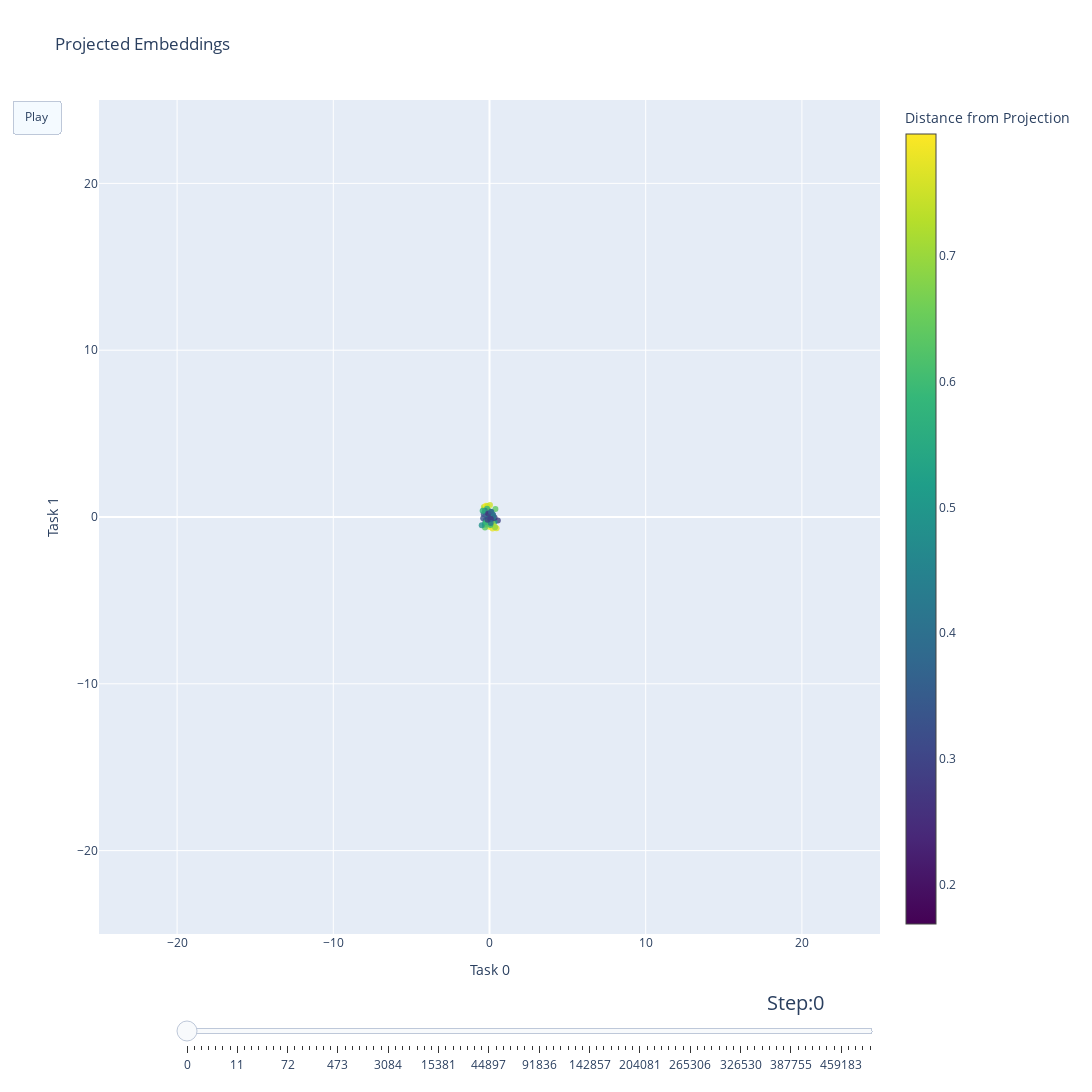

Source (notebook cell):
### Code cell
frames = []

for step, embed in zip(steps, embedding_matrices):
    _x_embeds = embed[:, 1:].to("mps")
    projection_matrix = torch.stack([tasks[0], tasks[1]], dim=1)
    projected_embeds = torch.matmul(_x_embeds, projection_matrix)
    reembedded_projections = torch.matmul(torch.tensor(projected_embeds), projection_matrix.T)
    projected_embeds = projected_embeds.detach().cpu().numpy()
    dist_from_proj = np.linalg.norm(_x_embeds.detach().cpu().numpy() - reembedded_projections.detach().cpu().numpy(), axis=1)
    
    frame = go.Frame(
        data=[
            go.Scatter(
                x=projected_embeds[:, 0],
                y=projected_embeds[:, 1],
                mode='markers',
                marker=dict(
                    color=dist_from_proj, 
                    colorscale='Viridis', 
                    colorbar=dict(title="Distance from Projection"),
                    opacity=0.8
                )
            )
        ],
        name=str(step)
    )
    frames.append(frame)
    
# Calculate differences between successive steps for timing
diff_steps = [steps[i+1] - steps[i] for i in range(len(steps)-1)]
diff_steps.append(diff_steps[-1])  # Append the last difference for the last step

# Create steps for the slider
slider_steps = []
for i, step in enumerate(steps):
    step_duration = diff_steps[i] * 10  # Convert to milliseconds
    step_dict = {
        "args": [
            [str(step)],
            {
                "frame": {"duration": step_duration, "redraw": True},
                "mode": "immediate",
                "transition": {"duration": 10},
            },
        ],
        "label": str(step),
        "method": "animate",
    }
    slider_steps.append(step_dict)

fig = go.Figure(
    data=frames[0]['data'],
    layout=go.Layout(
        title="Projected Embeddings",
        updatemenus=[dict(type='buttons', showactive=True, buttons=[dict(label='Play', method='animate', args=[None, dict(frame=dict(duration=1000, redraw=True), fromcurrent=True)])])],
        sliders=[{"active": 0, "yanchor": "top", "xanchor": "left", "currentvalue": {"font": {"size": 20}, "prefix": "Step:", "visible": True, "xanchor": "right"}, "pad": {"b": 10, "t": 50}, "len": 0.9, "x": 0.1, "y": 0, "steps": slider_steps}],
        xaxis_title="Task 0",
        yaxis_title="Task 1",
        xaxis=dict(range=[-25, 25]),
        yaxis=dict(range=[-25, 25]),
        width=1200,  
        height=1200   
    ),
    frames=frames
)

fig.show()

### Figure 1 — Plotly figure (JSON) as saved in the notebook; plotly's stock layout.template omitted (floating-point values rounded to 4 significant figures)
{"data": [{"marker": {"color": [0.6644, 0.3343, 0.6615, 0.5229, 0.7787, 0.6831, 0.6135, 0.5664, 0.7321, 0.3558, 0.2932, 0.6151, 0.4011, 0.5002, 0.6534, 0.4356, 0.6384, 0.3234, 0.7766, 0.5634, 0.5545, 0.486, 0.7717, 0.1685, 0.5255, 0.3458, 0.4082, 0.2399, 0.7004, 0.5129, 0.5085, 0.4913, 0.7973, 0.7461, 0.6156, 0.6393, 0.4004, 0.7508, 0.5641, 0.5805, 0.6494, 0.4809, 0.2147, 0.4875, 0.6966, 0.4319, 0.7713, 0.4761, 0.2745, 0.5059, 0.4761, 0.5729, 0.6924, 0.5913, 0.3303, 0.4289, 0.5813, 0.2753, 0.2445, 0.6248, 0.2975, 0.4114, 0.3663, 0.2913], "colorbar": {"title": {"text": "Distance from Projection"}}, "colorscale": [[0, "#440154"], [0.1111, "#482878"], [0.2222, "#3e4989"], [0.3333, "#31688e"], [0.4444, "#26828e"], [0.5556, "#1f9e89"], [0.6667, "#35b779"], [0.7778, "#6ece58"], [0.8889, "#b5de2b"], [1, "#fde725"]], "opacity": 0.8}, "mode": "markers", "type": "scatter", "x": [-0.06691, 0.1599, -0.305, 0.04885, 0.1969, 0.06936, -0.02866, 0.07694, -0.358, 0.2343, 0.5314, -0.2001, 0.2091, 0.3229, 0.2032, -0.2162, 0.378, -0.2573, -0.02967, -0.00885, -0.1244, -0.2746, 0.3183, 0.001701, -0.294, -0.3696, 0.1829, 0.1802, 0.04956, -0.02602, -0.1085, -0.02741, -0.2325, -0.133, -0.2536, -0.2899, 0.1645, 0.0316, -0.07648, -0.154, -0.07986, 0.03953, -0.05174, -0.4971, 0.09569, -0.295, 0.4535, 0.1183, 0.3266, 0.06826, -0.03523, -0.4379, 0.3552, 0.05084, -0.4019, 0.2583, -0.2283, -0.08266, 0.07471, 0.03354, 0.05205, 0.07603, 0.09127, -0.1201], "y": [0.3882, 0.0507, 0.4914, 0.2629, -0.6896, 0.2714, 0.06778, -0.167, 0.6036, 0.1248, -0.2079, 0.4038, -0.1493, -0.2835, -0.3708, -0.145, 0.4752, -0.2957, -0.579, 0.3165, -0.09499, 0.2727, -0.5757, -0.01193, -0.4618, 0.1851, 0.1623, -0.0285, -0.303, 0.07056, -0.09554, 0.006831, 0.6676, 0.6652, -0.3853, -0.626, -0.1188, 0.7179, -0.2366, 0.4945, 0.2943, -0.2147, 0.1849, -0.4914, -0.394, 0.3683, -0.6815, 0.3007, -0.04092, -0.1231, 0.009582, 0.3799, -0.6163, -0.4789, -0.07767, -0.002592, -0.319, 0.194, -0.1162, -0.4208, -0.1211, -0.3563, 0.3186, -0.1634]}], "layout": {"height": 1200, "sliders": [{"active": 0, "currentvalue": {"font": {"size": 20}, "prefix": "Step:", "visible": true, "xanchor": "right"}, "len": 0.9, "pad": {"b": 10, "t": 50}, "steps": [{"args": [["0"], {"frame": {"duration": 10, "redraw": true}, "mode": "immediate", "transition": {"duration": 10}}], "label": "0", "method": "animate"}, {"args": [["1"], {"frame": {"duration": 10, "redraw": true}, "mode": "immediate", "transition": {"duration": 10}}], "label": "1", "method": "animate"}, {"args": [["2"], {"frame": {"duration": 10, "redraw": true}, "mode": "immediate", "transition": {"duration": 10}}], "label": "2", "method": "animate"}, {"args": [["3"], {"frame": {"duration": 10, "redraw": true}, "mode": "immediate", "transition": {"duration": 10}}], "label": "3", "method": "animate"}, {"args": [["4"], {"frame": {"duration": 20, "redraw": true}, "mode": "immediate", "transition": {"duration": 10}}], "label": "4", "method": "animate"}, {"args": [["6"], {"frame": {"duration": 20, "redraw": true}, "mode": "immediate", "transition": {"duration": 10}}], "label": "6", "method": "animate"}, {"args": [["8"], {"frame": {"duration": 30, "redraw": true}, "mode": "immediate", "transition": {"duration": 10}}], "label": "8", "method": "animate"}, {"args": [["11"], {"frame": {"duration": 30, "redraw": true}, "mode": "immediate", "transition": {"duration": 10}}], "label": "11", "method": "animate"}, {"args": [["14"], {"frame": {"duration": 50, "redraw": true}, "mode": "immediate", "transition": {"duration": 10}}], "label": "14", "method": "animate"}, {"args": [["19"], {"frame": {"duration": 50, "redraw": true}, "mode": "immediate", "transition": {"duration": 10}}], "label": "19", "method": "animate"}, {"args": [["24"], {"frame": {"duration": 80, "redraw": true}, "mode": "immediate", "transition": {"duration": 10}}], "label": "24", "method": "animate"}, {"args": [["32"], {"frame": {"duration": 100, "redraw": true}, "mode": "immediate", "transition": {"duration": 10}}], "label": "32", "method": "animate"}, {"args": [["42"], {"frame": {"duration": 130, "redraw": true}, "mode": "immediate", "transition": {"duration": 10}}], "label": "42", "method": "animate"}, {"args": [["55"], {"frame": {"duration": 170, "redraw": true}, "mode": "immediate", "transition": {"duration": 10}}], "label": "55", "method": "animate"}, {"args": [["72"], {"frame": {"duration": 220, "redraw": true}, "mode": "immediate", "transition": {"duration": 10}}], "label": "72", "method": "animate"}, {"args": [["94"], {"frame": {"duration": 300, "redraw": true}, "mode": "immediate", "transition": {"duration": 10}}], "label": "94", "method": "animate"}, {"args": [["124"], {"frame": {"duration": 380, "redraw": true}, "mode": "immediate", "transition": {"duration": 10}}], "label": "124", "method": "animate"}, {"args": [["162"], {"frame": {"duration": 490, "redraw": true}, "mode": "immediate", "transition": {"duration": 10}}], "label": "162", "method": "animate"}, {"args": [["211"], {"frame": {"duration": 650, "redraw": true}, "mode": "immediate", "transition": {"duration": 10}}], "label": "211", "method": "animate"}, {"args": [["276"], {"frame": {"duration": 860, "redraw": true}, "mode": "immediate", "transition": {"duration": 10}}], "label": "276", "method": "animate"}, {"args": [["362"], {"frame": {"duration": 1110, "redraw": true}, "mode": "immediate", "transition": {"duration": 10}}], "label": "362", "method": "animate"}, {"args": [["473"], {"frame": {"duration": 1450, "redraw": true}, "mode": "immediate", "transition": {"duration": 10}}], "label": "473", "method": "animate"}, {"args": [["618"], {"frame": {"duration": 1900, "redraw": true}, "mode": "immediate", "transition": {"duration": 10}}], "label": "618", "method": "animate"}, {"args": [["808"], {"frame": {"duration": 2480, "redraw": true}, "mode": "immediate", "transition": {"duration": 10}}], "label": "808", "method": "animate"}, {"args": [["1056"], {"frame": {"duration": 3250, "redraw": true}, "mode": "immediate", "transition": {"duration": 10}}], "label": "1056", "method": "animate"}, {"args": [["1381"], {"frame": {"duration": 4240, "redraw": true}, "mode": "immediate", "transition": {"duration": 10}}], "label": "1381", "method": "animate"}, {"args": [["1805"], {"frame": {"duration": 5540, "redraw": true}, "mode": "immediate", "transition": {"duration": 10}}], "label": "1805", "method": "animate"}, {"args": [["2359"], {"frame": {"duration": 7250, "redraw": true}, "mode": "immediate", "transition": {"duration": 10}}], "label": "2359", "method": "animate"}, {"args": [["3084"], {"frame": {"duration": 9470, "redraw": true}, "mode": "immediate", "transition": {"duration": 10}}], "label": "3084", "method": "animate"}, {"args": [["4031"], {"frame": {"duration": 12380, "redraw": true}, "mode": "immediate", "transition": {"duration": 10}}], "label": "4031", "method": "animate"}, {"args": [["5269"], {"frame": {"duration": 16180, "redraw": true}, "mode": "immediate", "transition": {"duration": 10}}], "label": "5269", "method": "animate"}, {"args": [["6887"], {"frame": {"duration": 21160, "redraw": true}, "mode": "immediate", "transition": {"duration": 10}}], "label": "6887", "method": "animate"}, {"args": [["9003"], {"frame": {"duration": 12010, "redraw": true}, "mode": "immediate", "transition": {"duration": 10}}], "label": "9003", "method": "animate"}, {"args": [["10204"], {"frame": {"duration": 15630, "redraw": true}, "mode": "immediate", "transition": {"duration": 10}}], "label": "10204", "method": "animate"}, {"args": [["11767"], {"frame": {"duration": 36140, "redraw": true}, "mode": "immediate", "transition": {"duration": 10}}], "label": "11767", "method": "animate"}, {"args": [["15381"], {"frame": {"duration": 47230, "redraw": true}, "mode": "immediate", "transition": {"duration": 10}}], "label": "15381", "method": "animate"}, {"args": [["20104"], {"frame": {"duration": 3040, "redraw": true}, "mode": "immediate", "transition": {"duration": 10}}], "label": "20104", "method": "animate"}, {"args": [["20408"], {"frame": {"duration": 58710, "redraw": true}, "mode": "immediate", "transition": {"duration": 10}}], "label": "20408", "method": "animate"}, {"args": [["26279"], {"frame": {"duration": 43330, "redraw": true}, "mode": "immediate", "transition": {"duration": 10}}], "label": "26279", "method": "animate"}, {"args": [["30612"], {"frame": {"duration": 37370, "redraw": true}, "mode": "immediate", "transition": {"duration": 10}}], "label": "30612", "method": "animate"}, {"args": [["34349"], {"frame": {"duration": 64670, "redraw": true}, "mode": "immediate", "transition": {"duration": 10}}], "label": "34349", "method": "animate"}, {"args": [["40816"], {"frame": {"duration": 40810, "redraw": true}, "mode": "immediate", "transition": {"duration": 10}}], "label": "40816", "method": "animate"}, {"args": [["44897"], {"frame": {"duration": 61230, "redraw": true}, "mode": "immediate", "transition": {"duration": 10}}], "label": "44897", "method": "animate"}, {"args": [["51020"], {"frame": {"duration": 76640, "redraw": true}, "mode": "immediate", "transition": {"duration": 10}}], "label": "51020", "method": "animate"}, {"args": [["58684"], {"frame": {"duration": 25400, "redraw": true}, "mode": "immediate", "transition": {"duration": 10}}], "label": "58684", "method": "animate"}, {"args": [["61224"], {"frame": {"duration": 102040, "redraw": true}, "mode": "immediate", "transition": {"duration": 10}}], "label": "61224", "method": "animate"}, {"args": [["71428"], {"frame": {"duration": 52780, "redraw": true}, "mode": "immediate", "transition": {"duration": 10}}], "label": "71428", "method": "animate"}, {"args": [["76706"], {"frame": {"duration": 49260, "redraw": true}, "mode": "immediate", "transition": {"duration": 10}}], "label": "76706", "method": "animate"}, {"args": [["81632"], {"frame": {"duration": 102040, "redraw": true}, "mode": "immediate", "transition": {"duration": 10}}], "label": "81632", "method": "animate"}, {"args": [["91836"], {"frame": {"duration": 84260, "redraw": true}, "mode": "immediate", "transition": {"duration": 10}}], "label": "91836", "method": "animate"}, {"args": [["100262"], {"frame": {"duration": 17780, "redraw": true}, "mode": "immediate", "transition": {"duration": 10}}], "label": "100262", "method": "animate"}, {"args": [["102040"], {"frame": {"duration": 102040, "redraw": true}, "mode": "immediate", "transition": {"duration": 10}}], "label": "102040", "method": "animate"}, {"args": [["112244"], {"frame": {"duration": 102040, "redraw": true}, "mode": "immediate", "transition": {"duration": 10}}], "label": "112244", "method": "animate"}, {"args": [["122448"], {"frame": {"duration": 86030, "redraw": true}, "mode": "immediate", "transition": {"duration": 10}}], "label": "122448", "method": "animate"}, {"args": [["131051"], {"frame": {"duration": 16020, "redraw": true}, "mode": "immediate", "transition": {"duration": 10}}], "label": "131051", "method": "animate"}, {"args": [["132653"], {"frame": {"duration": 102040, "redraw": true}, "mode": "immediate", "transition": {"duration": 10}}], "label": "132653", "method": "animate"}, {"args": [["142857"], {"frame": {"duration": 102040, "redraw": true}, "mode": "immediate", "transition": {"duration": 10}}], "label": "142857", "method": "animate"}, {"args": [["153061"], {"frame": {"duration": 102040, "redraw": true}, "mode": "immediate", "transition": {"duration": 10}}], "label": "153061", "method": "animate"}, {"args": [["163265"], {"frame": {"duration": 80310, "redraw": true}, "mode": "immediate", "transition": {"duration": 10}}], "label": "163265", "method": "animate"}, {"args": [["171296"], {"frame": {"duration": 21730, "redraw": true}, "mode": "immediate", "transition": {"duration": 10}}], "label": "171296", "method": "animate"}, {"args": [["173469"], {"frame": {"duration": 102040, "redraw": true}, "mode": "immediate", "transition": {"duration": 10}}], "label": "173469", "method": "animate"}, {"args": [["183673"], {"frame": {"duration": 102040, "redraw": true}, "mode": "immediate", "transition": {"duration": 10}}], "label": "183673", "method": "animate"}, {"args": [["193877"], {"frame": {"duration": 102040, "redraw": true}, "mode": "immediate", "transition": {"duration": 10}}], "label": "193877", "method": "animate"}, {"args": [["204081"], {"frame": {"duration": 102040, "redraw": true}, "mode": "immediate", "transition": {"duration": 10}}], "label": "204081", "method": "animate"}, {"args": [["214285"], {"frame": {"duration": 96140, "redraw": true}, "mode": "immediate", "transition": {"duration": 10}}], "label": "214285", "method": "animate"}, {"args": [["223899"], {"frame": {"duration": 5900, "redraw": true}, "mode": "immediate", "transition": {"duration": 10}}], "label": "223899", "method": "animate"}, {"args": [["224489"], {"frame": {"duration": 102040, "redraw": true}, "mode": "immediate", "transition": {"duration": 10}}], "label": "224489", "method": "animate"}, {"args": [["234693"], {"frame": {"duration": 102040, "redraw": true}, "mode": "immediate", "transition": {"duration": 10}}], "label": "234693", "method": "animate"}, {"args": [["244897"], {"frame": {"duration": 102050, "redraw": true}, "mode": "immediate", "transition": {"duration": 10}}], "label": "244897", "method": "animate"}, {"args": [["255102"], {"frame": {"duration": 102040, "redraw": true}, "mode": "immediate", "transition": {"duration": 10}}], "label": "255102", "method": "animate"}, {"args": [["265306"], {"frame": {"duration": 102040, "redraw": true}, "mode": "immediate", "transition": {"duration": 10}}], "label": "265306", "method": "animate"}, {"args": [["275510"], {"frame": {"duration": 102040, "redraw": true}, "mode": "immediate", "transition": {"duration": 10}}], "label": "275510", "method": "animate"}, {"args": [["285714"], {"frame": {"duration": 69430, "redraw": true}, "mode": "immediate", "transition": {"duration": 10}}], "label": "285714", "method": "animate"}, {"args": [["292657"], {"frame": {"duration": 32610, "redraw": true}, "mode": "immediate", "transition": {"duration": 10}}], "label": "292657", "method": "animate"}, {"args": [["295918"], {"frame": {"duration": 102040, "redraw": true}, "mode": "immediate", "transition": {"duration": 10}}], "label": "295918", "method": "animate"}, {"args": [["306122"], {"frame": {"duration": 102040, "redraw": true}, "mode": "immediate", "transition": {"duration": 10}}], "label": "306122", "method": "animate"}, {"args": [["316326"], {"frame": {"duration": 102040, "redraw": true}, "mode": "immediate", "transition": {"duration": 10}}], "label": "316326", "method": "animate"}, {"args": [["326530"], {"frame": {"duration": 102040, "redraw": true}, "mode": "immediate", "transition": {"duration": 10}}], "label": "326530", "method": "animate"}, {"args": [["336734"], {"frame": {"duration": 102040, "redraw": true}, "mode": "immediate", "transition": {"duration": 10}}], "label": "336734", "method": "animate"}, {"args": [["346938"], {"frame": {"duration": 102040, "redraw": true}, "mode": "immediate", "transition": {"duration": 10}}], "label": "346938", "method": "animate"}, {"args": [["357142"], {"frame": {"duration": 102040, "redraw": true}, "mode": "immediate", "transition": {"duration": 10}}], "label": "357142", "method": "animate"}, {"args": [["367346"], {"frame": {"duration": 102050, "redraw": true}, "mode": "immediate", "transition": {"duration": 10}}], "label": "367346", "method": "animate"}, {"args": [["377551"], {"frame": {"duration": 49780, "redraw": true}, "mode": "immediate", "transition": {"duration": 10}}], "label": "377551", "method": "animate"}, {"args": [["382529"], {"frame": {"duration": 52260, "redraw": true}, "mode": "immediate", "transition": {"duration": 10}}], "label": "382529", "method": "animate"}, {"args": [["387755"], {"frame": {"duration": 102040, "redraw": true}, "mode": "immediate", "transition": {"duration": 10}}], "label": "387755", "method": "animate"}, {"args": [["397959"], {"frame": {"duration": 102040, "redraw": true}, "mode": "immediate", "transition": {"duration": 10}}], "label": "397959", "method": "animate"}, {"args": [["408163"], {"frame": {"duration": 102040, "redraw": true}, "mode": "immediate", "transition": {"duration": 10}}], "label": "408163", "method": "animate"}, {"args": [["418367"], {"frame": {"duration": 102040, "redraw": true}, "mode": "immediate", "transition": {"duration": 10}}], "label": "418367", "method": "animate"}, {"args": [["428571"], {"frame": {"duration": 102040, "redraw": true}, "mode": "immediate", "transition": {"duration": 10}}], "label": "428571", "method": "animate"}, {"args": [["438775"], {"frame": {"duration": 102040, "redraw": true}, "mode": "immediate", "transition": {"duration": 10}}], "label": "438775", "method": "animate"}, {"args": [["448979"], {"frame": {"duration": 102040, "redraw": true}, "mode": "immediate", "transition": {"duration": 10}}], "label": "448979", "method": "animate"}, {"args": [["459183"], {"frame": {"duration": 102040, "redraw": true}, "mode": "immediate", "transition": {"duration": 10}}], "label": "459183", "method": "animate"}, {"args": [["469387"], {"frame": {"duration": 102040, "redraw": true}, "mode": "immediate", "transition": {"duration": 10}}], "label": "469387", "method": "animate"}, {"args": [["479591"], {"frame": {"duration": 102040, "redraw": true}, "mode": "immediate", "transition": {"duration": 10}}], "label": "479591", "method": "animate"}, {"args": [["489795"], {"frame": {"duration": 102040, "redraw": true}, "mode": "immediate", "transition": {"duration": 10}}], "label": "489795", "method": "animate"}, {"args": [["499999"], {"frame": {"duration": 102040, "redraw": true}, "mode": "immediate", "transition": {"duration": 10}}], "label": "499999", "method": "animate"}], "x": 0.1, "xanchor": "left", "y": 0, "yanchor": "top"}], "title": {"text": "Projected Embeddings"}, "updatemenus": [{"buttons": [{"args": [null, {"frame": {"duration": 1000, "redraw": true}, "fromcurrent": true}], "label": "Play", "method": "animate"}], "showactive": true, "type": "buttons"}], "width": 1200, "xaxis": {"range": [-25, 25], "title": {"text": "Task 0"}}, "yaxis": {"range": [-25, 25], "title": {"text": "Task 1"}}}}
